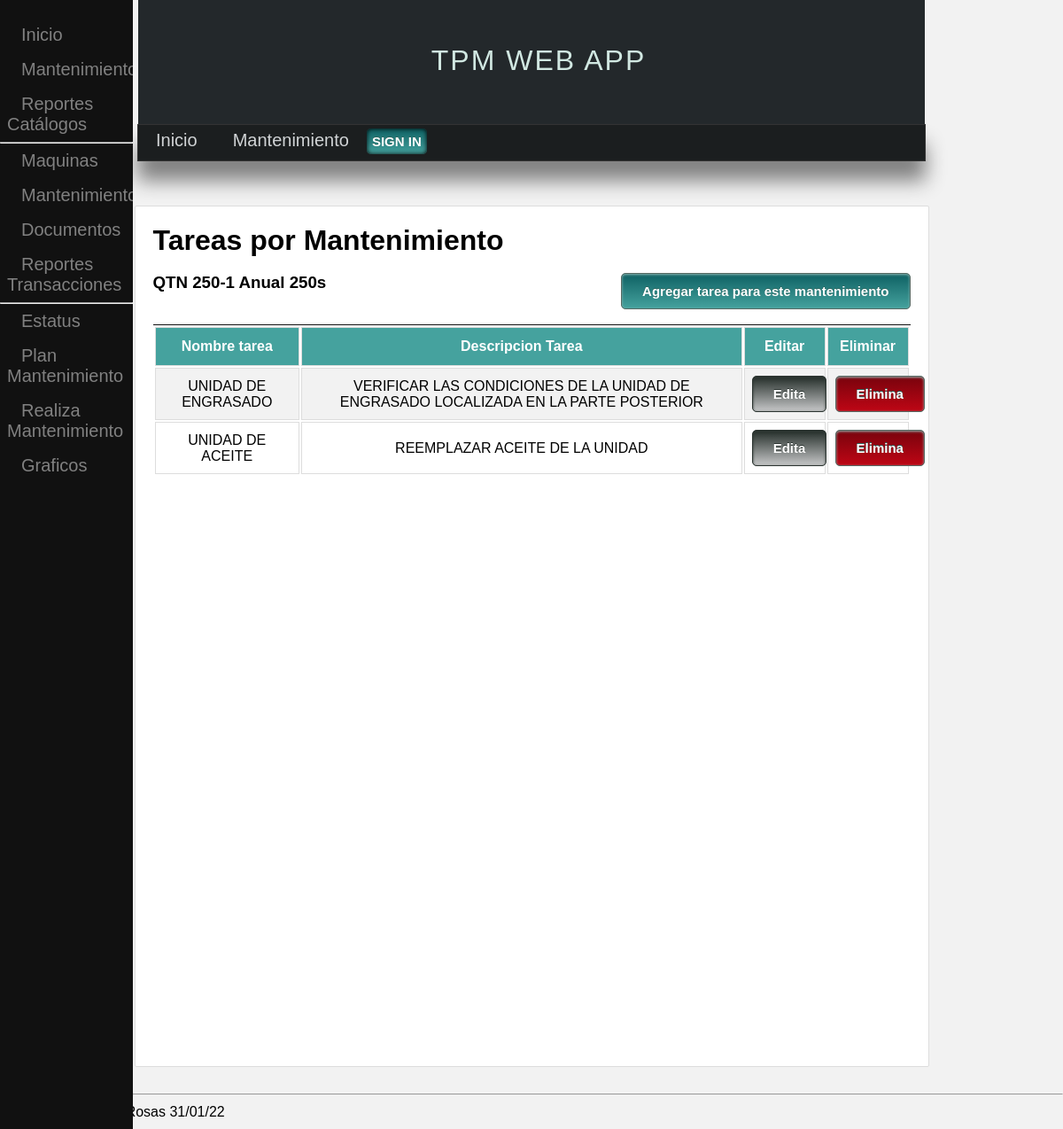
/mantenimiento/catalogos/reporte-tareas/1, run on the app's committed database.
### mantt/models.py (models this page shows, shortened)
class Mantenimiento(models.Model):
    nombre_mant = models.CharField(max_length=100, blank=False, verbose_name='Mantenimiento')
    class tipo_mant(models.TextChoices):
        Preventivo = 'Preventivo'
        Correctivo = 'Correctivo'
    tipo = models.CharField(max_length=10, choices=tipo_mant.choices)
    class periodicidad(models.TextChoices):
        unico = 'Unico'
        semanal = 'Semanal'
        quincenal = 'Quincenal'
        mensual = 'Mensual'
        bimestral = 'Bimestral'
        trimestral = 'Trimestral'
        semestral = 'Semestral'
        anual = 'Anual'
    periodo = models.CharField(max_length=20, choices=periodicidad.choices)
    maquina = models.ForeignKey(Maquina, on_delete=CASCADE)
    class Meta:
        ordering = ['maquina','periodo']
    def __str__(self):
        return '{} {} {}'.format(self.maquina, self.periodo,self.nombre_mant)

class Maquina(models.Model):
    nombre_maquina = models.CharField(max_length=100, blank=False, verbose_name='Maquina',unique=True)
    modelo = models.ForeignKey(Modelo, on_delete=DO_NOTHING)
    no_serie = models.CharField(max_length=100)
    codigo_kepler = models.CharField(max_length=100)
    imagen = models.ImageField(blank=True,upload_to='maquina_master')
    def __str__(self):
        return '{}'.format(self.nombre_maquina)

class Tarea(models.Model):
    tarea = models.CharField(max_length=50, blank=False, verbose_name='tarea')
    descripcion = models.TextField(max_length=500, blank=True)
    mant = models.ForeignKey(Mantenimiento, on_delete=DO_NOTHING)

### mantt/views/tareas.py (the view)
# urls.py: path('mantenimiento/catalogos/reporte-tareas/<int:mant>',mt.rep_tareasxmant, name='repxtareas'),
def rep_tareasxmant(request,mant):
    mantenimiento = Mantenimiento.objects.get(id=mant)
    tareas = Tarea.objects.filter(mant=mantenimiento)
    form = filtros_area_maq()
    filtro_maquina = request.GET.get('maquina')
    filtro_area = request.GET.get('area')
    return render(request, 'Catalogos/Tareas/tareasxmant.html', {
        'mantenimiento':mantenimiento,
        'tareas': tareas,
        'form':form,
        })

### mantt/templates/Catalogos/Tareas/tareasxmant.html (shortened to what this page needs)
{% extends 'base.html' %}
{% block content %}
{% include 'sidenav_mant.html'%}
<h1 class="title"> Tareas por Mantenimiento </h1>
<br>
<h3> {{ mantenimiento }}
    <button type="button" style="float: right;" onclick="location.href='{% url 'alta_tarea' mantenimiento.id %}'">Agregar tarea para este mantenimiento</button> </h3>
<br>
<br>
<table class="Rep_Tareas">
    <tr>
        <th class="tarea">Nombre tarea </th>
        <th class="desc_tarea">Descripcion Tarea </th>
        <th class="boton">Editar </th>
        <th class="boton">Eliminar </th>
    </tr>
{% for tarea in tareas%}
    <tr>
        <td class="tarea"> {{tarea.tarea}} </td>
        <td class="desc_tarea"> {{tarea.descripcion}} </td>
        <td class="boton"> <button class="edita" type="button" onclick="location.href='{% url 'edita_tarea' tarea.id%}'">Edita</button> </td>
        <td class="boton"> <button class="elimina" type="button" onclick="location.href='{% url 'elimina_tarea' tarea.id%}'">Elimina</button> </td>
    </tr>
{% endfor %}
</table>
{% endblock %}

### static/css/styles.css (style rules this page uses)
* { margin: 0px; padding: 0px; font-family:Arial, Helvetica, sans-serif; text-decoration: none; }
body { background-color: #f2f2f2; }
button { box-shadow:inset 0px 1px 3px 0px #91b8b3; background:linear-gradient(to bottom, #116466 5%, #45a29e 100%); background-color:#45a29e; border-radius:5px; border:1px solid #566963; display:inline-block; cursor:pointer; color:#ffffff; font-family:Arial; font-size:15px; font-weight:bold; padding:11px 23px; text-decoration:none; text-shadow:0px -1px 0px #2b665e }
button.edita { box-shadow:inset 0px 1px 3px 0px #2c3531; background:linear-gradient(to bottom, #2c3531 5%, #c5c6c7 100%); background-color:#2c3531; border-radius:5px; border:1px solid #2c3531; display:inline-block; cursor:pointer; color:#ffffff; font-family:Arial; font-size:15px; font-weight:bold; padding:11px 23px; text-decoration:none; text-shadow:0px -1px 0px #2c3531 }
button.elimina { box-shadow:inset 0px 1px 3px 0px #91b8b3; background:linear-gradient(to bottom, #7c030d 5%, #be0615 100%); background-color:#45a29e; border-radius:5px; border:1px solid #566963; display:inline-block; cursor:pointer; color:#ffffff; font-family:Arial; font-size:15px; font-weight:bold; padding:11px 23px; text-decoration:none; text-shadow:0px -1px 0px #2b665e }
table { display: table; width: 100%; border-top: 1px solid #111; table-layout: fixed; text-align: center; }
table td, table th { border: 1px solid #ddd; padding: 8px; }
table tr:nth-child(even) { background-color: #f2f2f2; }
table th { padding-top: 12px; padding-bottom: 12px; text-align: center; background-color: #45a29e; color: white; }
table.Rep_Tareas { width: 100%; }
.tarea { width: 15%; }
.desc_tarea { width: 50%; }
.boton { width: 7.5%; }

### data on the page
Mantenimiento: maquina+periodo+nombre_mant "QTN 250-1 Anual 250s"
Tarea: tarea "UNIDAD DE ENGRASADO", descripcion "VERIFICAR LAS CONDICIONES DE LA UNIDAD DE ENGRASADO LOCALIZADA EN LA PARTE POSTERIOR"
Tarea: tarea "UNIDAD DE ACEITE", descripcion "REEMPLAZAR ACEITE DE LA UNIDAD"
